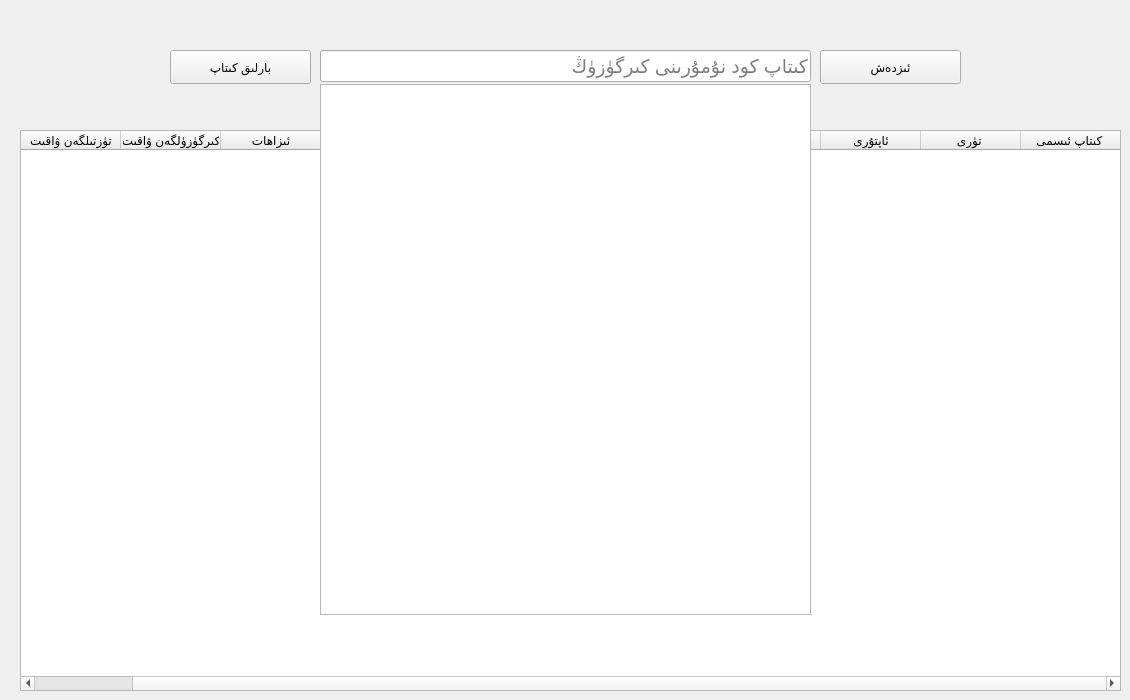
      <widget class="QWidget" name="tab_9">
       <attribute name="title">
        <string>كىتاپ ئ‍ىزدەش</string>
       </attribute>
       <widget class="QLineEdit" name="lineEdit_6">
        <property name="geometry">
         <rect>
          <x>320</x>
          <y>50</y>
          <width>491</width>
          <height>32</height>
         </rect>
        </property>
        <property name="font">
         <font>
          <pointsize>14</pointsize>
         </font>
        </property>
        <property name="layoutDirection">
         <enum>Qt::RightToLeft</enum>
        </property>
        <property name="locale">
         <locale language="Uighur" country="China"/>
        </property>
        <property name="placeholderText">
         <string>كىتاپ كود نۇمۇرىنى كىرگۈزۈڭ</string>
        </property>
       </widget>
       <widget class="QPushButton" name="pushButton_9">
        <property name="geometry">
         <rect>
          <x>170</x>
          <y>50</y>
          <width>141</width>
          <height>34</height>
         </rect>
        </property>
        <property name="font">
         <font>
          <kerning>false</kerning>
         </font>
        </property>
        <property name="layoutDirection">
         <enum>Qt::RightToLeft</enum>
        </property>
        <property name="text">
         <string>بارلىق كىتاپ</string>
        </property>
       </widget>
       <widget class="QTableWidget" name="tableWidget_3">
        <property name="geometry">
         <rect>
          <x>20</x>
          <y>130</y>
          <width>1101</width>
          <height>561</height>
         </rect>
        </property>
        <property name="layoutDirection">
         <enum>Qt::RightToLeft</enum>
        </property>
        <column>
         <property name="text">
          <string>كىتاپ ئ‍ىسمى </string>
         </property>
        </column>
        <column>
         <property name="text">
          <string>تۈرى </string>
         </property>
        </column>
        <column>
         <property name="text">
          <string>ئاپتۇرى</string>
         </property>
        </column>
        <column>
         <property name="text">
          <string>نەشىريات</string>
         </property>
        </column>
        <column>
         <property name="text">
          <string>كود نۇمۇرى</string>
         </property>
        </column>
        <column>
         <property name="text">
          <string>كىرش باھاسى</string>
         </property>
        </column>
        <column>
         <property name="text">
          <string>سېتىش باھاسى</string>
         </property>
        </column>
        <column>
         <property name="text">
          <string>سانى</string>
         </property>
        </column>
        <column>
         <property name="text">
          <string>ئىزاھات</string>
         </property>
        </column>
        <column>
         <property name="text">
          <string>كىرگۈزۈلگەن ۋاقىت</string>
         </property>
        </column>
        <column>
         <property name="text">
          <string>تۈزتىلگەن ۋاقىت</string>
         </property>
        </column>
       </widget>
       <widget class="QRadioButton" name="radioButton">
        <property name="geometry">
         <rect>
          <x>500</x>
          <y>90</y>
          <width>131</width>
          <height>20</height>
         </rect>
        </property>
        <property name="layoutDirection">
         <enum>Qt::RightToLeft</enum>
        </property>
        <property name="text">
         <string>كىتاپ ئىسمى بىلەن</string>
        </property>
       </widget>
       <widget class="QRadioButton" name="radioButton_2">
        <property name="geometry">
         <rect>
          <x>350</x>
          <y>90</y>
          <width>131</width>
          <height>20</height>
         </rect>
        </property>
        <property name="layoutDirection">
         <enum>Qt::RightToLeft</enum>
        </property>
        <property name="text">
         <string>ئاپتۇر ئىسمى بىلەن</string>
        </property>
       </widget>
       <widget class="QRadioButton" name="radioButton_3">
        <property name="geometry">
         <rect>
          <x>650</x>
          <y>90</y>
          <width>121</width>
          <height>20</height>
         </rect>
        </property>
        <property name="layoutDirection">
         <enum>Qt::RightToLeft</enum>
        </property>
        <property name="text">
         <string>كود نۇمۇرى بىلەن</string>
        </property>
       </widget>
       <widget class="QListWidget" name="listWidget_6">
        <property name="geometry">
         <rect>
          <x>320</x>
          <y>84</y>
          <width>491</width>
          <height>531</height>
         </rect>
        </property>
        <property name="font">
         <font>
          <pointsize>15</pointsize>
         </font>
        </property>
        <property name="layoutDirection">
         <enum>Qt::RightToLeft</enum>
        </property>
       </widget>
       <widget class="QPushButton" name="pushButton_17">
        <property name="geometry">
         <rect>
          <x>820</x>
          <y>50</y>
          <width>141</width>
          <height>34</height>
         </rect>
        </property>
        <property name="font">
         <font>
          <kerning>false</kerning>
         </font>
        </property>
        <property name="layoutDirection">
         <enum>Qt::RightToLeft</enum>
        </property>
        <property name="text">
         <string>ئىزدەش</string>
        </property>
       </widget>
      </widget>
